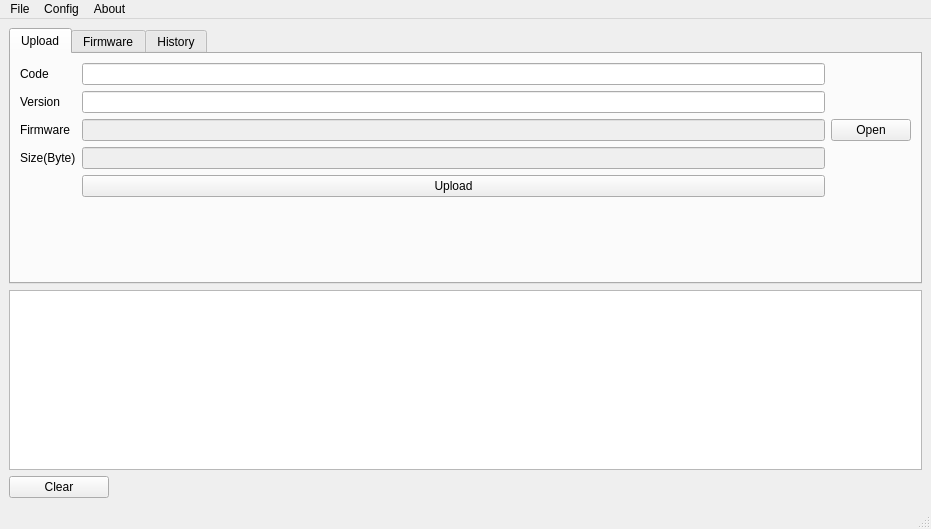
<?xml version="1.0" encoding="UTF-8"?>
<ui version="4.0">
 <class>MainWindow</class>
 <widget class="QMainWindow" name="MainWindow">
  <property name="geometry">
   <rect>
    <x>0</x>
    <y>0</y>
    <width>931</width>
    <height>529</height>
   </rect>
  </property>
  <property name="windowTitle">
   <string>LogicPi - MCU固件上传助手</string>
  </property>
  <property name="windowIcon">
   <iconset resource="resource.qrc">
    <normaloff>:/resource/Firmware.png</normaloff>:/resource/Firmware.png</iconset>
  </property>
  <widget class="QWidget" name="centralwidget">
   <layout class="QGridLayout" name="gridLayout">
    <item row="0" column="0">
     <widget class="QTabWidget" name="tabWidget_History">
      <property name="currentIndex">
       <number>0</number>
      </property>
      <widget class="QWidget" name="upload">
       <attribute name="title">
        <string>Upload</string>
       </attribute>
       <layout class="QGridLayout" name="gridLayout_2">
        <item row="0" column="0">
         <widget class="QLabel" name="label">
          <property name="text">
           <string>Code</string>
          </property>
         </widget>
        </item>
        <item row="4" column="1">
         <widget class="QPushButton" name="pushButton_Upload">
          <property name="text">
           <string>Upload</string>
          </property>
         </widget>
        </item>
        <item row="1" column="1">
         <widget class="QLineEdit" name="lineEdit_version"/>
        </item>
        <item row="5" column="1">
         <spacer name="verticalSpacer">
          <property name="orientation">
           <enum>Qt::Vertical</enum>
          </property>
          <property name="sizeHint" stdset="0">
           <size>
            <width>20</width>
            <height>40</height>
           </size>
          </property>
         </spacer>
        </item>
        <item row="2" column="0">
         <widget class="QLabel" name="label_3">
          <property name="text">
           <string>Firmware</string>
          </property>
         </widget>
        </item>
        <item row="1" column="0">
         <widget class="QLabel" name="label_2">
          <property name="text">
           <string>Version</string>
          </property>
         </widget>
        </item>
        <item row="2" column="1">
         <widget class="QLineEdit" name="lineEdit_file">
          <property name="enabled">
           <bool>false</bool>
          </property>
         </widget>
        </item>
        <item row="0" column="1">
         <widget class="QLineEdit" name="lineEdit_code"/>
        </item>
        <item row="2" column="2">
         <widget class="QPushButton" name="pushButton_OpenFile">
          <property name="text">
           <string>Open</string>
          </property>
         </widget>
        </item>
        <item row="3" column="0">
         <widget class="QLabel" name="label_4">
          <property name="text">
           <string>Size(Byte)</string>
          </property>
         </widget>
        </item>
        <item row="3" column="1">
         <widget class="QLineEdit" name="lineEdit_FileSize">
          <property name="enabled">
           <bool>false</bool>
          </property>
         </widget>
        </item>
       </layout>
      </widget>
      <widget class="QWidget" name="firmware">
       <attribute name="title">
        <string>Firmware</string>
       </attribute>
       <layout class="QGridLayout" name="gridLayout_3">
        <item row="1" column="0">
         <widget class="QTableWidget" name="tableWidget_Firmware"/>
        </item>
        <item row="0" column="0">
         <widget class="QPushButton" name="pushButton_RefreshFw">
          <property name="text">
           <string>Refresh</string>
          </property>
         </widget>
        </item>
       </layout>
      </widget>
      <widget class="QWidget" name="history">
       <attribute name="title">
        <string>History</string>
       </attribute>
       <layout class="QGridLayout" name="gridLayout_4">
        <item row="1" column="0">
         <widget class="QTableWidget" name="tableWidget"/>
        </item>
        <item row="0" column="0">
         <widget class="QPushButton" name="pushButton_RefreshHistory">
          <property name="text">
           <string>ReFresh</string>
          </property>
         </widget>
        </item>
       </layout>
      </widget>
     </widget>
    </item>
    <item row="2" column="0">
     <widget class="QPushButton" name="pushButton_ClearLog">
      <property name="maximumSize">
       <size>
        <width>100</width>
        <height>16777215</height>
       </size>
      </property>
      <property name="text">
       <string>Clear</string>
      </property>
     </widget>
    </item>
    <item row="1" column="0">
     <widget class="QTextEdit" name="textEdit_Log">
      <property name="autoFillBackground">
       <bool>false</bool>
      </property>
     </widget>
    </item>
   </layout>
  </widget>
  <widget class="QMenuBar" name="menubar">
   <property name="geometry">
    <rect>
     <x>0</x>
     <y>0</y>
     <width>931</width>
     <height>20</height>
    </rect>
   </property>
   <widget class="QMenu" name="menuFile">
    <property name="title">
     <string>File</string>
    </property>
    <addaction name="actionExit"/>
   </widget>
   <widget class="QMenu" name="menuConfig">
    <property name="title">
     <string>Config</string>
    </property>
    <addaction name="actionServer_Setting"/>
   </widget>
   <widget class="QMenu" name="menuAbout">
    <property name="title">
     <string>About</string>
    </property>
    <addaction name="actionAbout"/>
   </widget>
   <addaction name="menuFile"/>
   <addaction name="menuConfig"/>
   <addaction name="menuAbout"/>
  </widget>
  <widget class="QStatusBar" name="statusbar"/>
  <action name="actionExit">
   <property name="text">
    <string>Exit</string>
   </property>
  </action>
  <action name="actionServer_Setting">
   <property name="text">
    <string>Server Setting...</string>
   </property>
  </action>
  <action name="actionAbout">
   <property name="text">
    <string>About...</string>
   </property>
  </action>
 </widget>
 <resources>
  <include location="resource.qrc"/>
 </resources>
 <connections>
  <connection>
   <sender>actionExit</sender>
   <signal>triggered()</signal>
   <receiver>MainWindow</receiver>
   <slot>close()</slot>
   <hints>
    <hint type="sourcelabel">
     <x>-1</x>
     <y>-1</y>
    </hint>
    <hint type="destinationlabel">
     <x>399</x>
     <y>299</y>
    </hint>
   </hints>
  </connection>
 </connections>
</ui>
